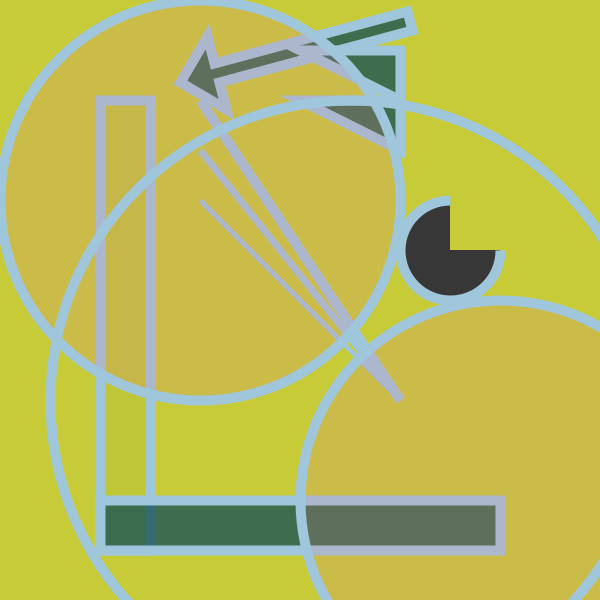
Frame 1 (no input)
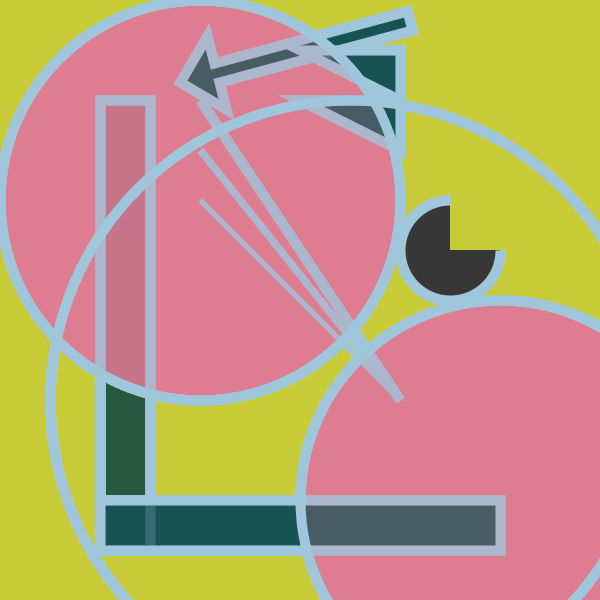
Frame 60 (the mouse pressed at the canvas centre just before this capture)
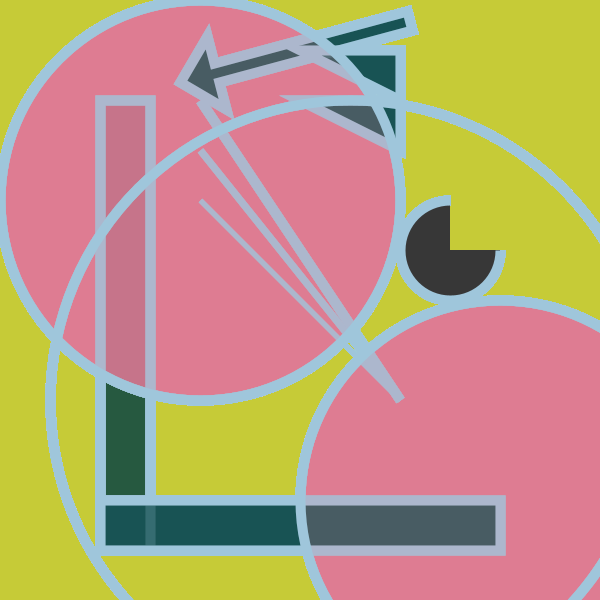
Frame 120 (the mouse held since frame 60 and released just before this capture)

The Processing sketch that drew these frames (run headless with seeded random() and noise(); from frame 60 on, the mouse is pressed at the canvas centre):

// Processing sketch: processing_182314
// ── processing_182314.pde

void setup()
{
  size(600, 600);
  smooth();
  background(#C6CB37);
  
}

void draw()
{
  stroke(159, 198, 219);
  strokeWeight(5);
  strokeCap(SQUARE);
  line(200, 200, 400, 400);
  stroke(159, 198, 219);
  strokeWeight(7);
  line(200, 150, 400, 400);
  stroke(159, 198, 219);
  strokeWeight(10);
  line(200, 100, 400, 400);
  fill(24, 83, 84, 10);
  rect(100, 100, 50, 450);
  fill(24, 83, 84, 200);
  beginShape();
  vertex(180, 82);
  vertex(207, 36);
  vertex(214, 63);
  vertex(407, 11);
  vertex(412, 30);
  vertex(219, 82);
  vertex(226, 109);
  endShape(CLOSE);
  
  rect(100, 500, 400, 50);
  triangle(400, 50, 400, 100, 300, 50);
  triangle(400, 100, 400, 150, 300, 100);
  fill(222, 121, 146, 50);
  ellipse(500, 500, 400, 400);
  ellipse(200, 200, 400, 400);
  fill(55, 55, 55);
  arc(450, 250, 100, 100, 0, PI+HALF_PI);
  noFill();
  ellipse(350, 400, 600, 600);
}
